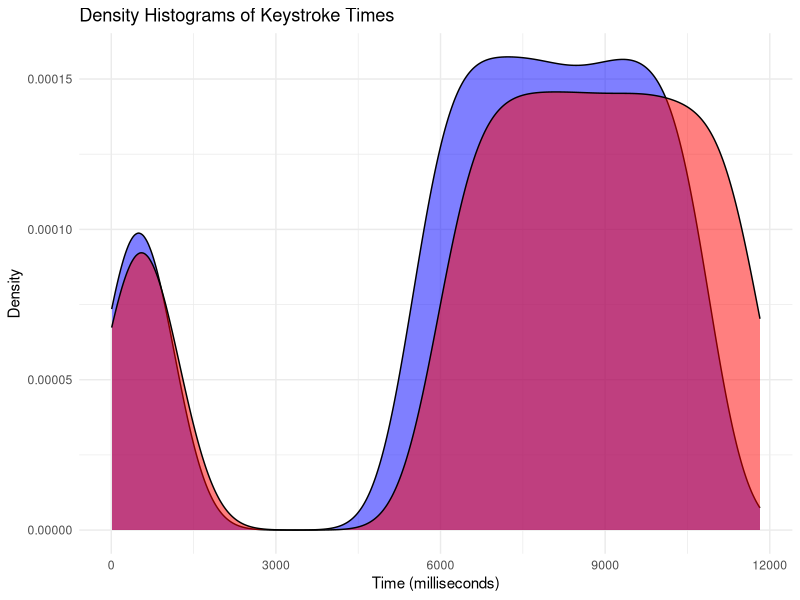

Source code (R):
## ---- chunk 1
knitr::opts_chunk$set(echo = TRUE)
## ---- chunk 2


# Load libraries
library(ggplot2)

# Load keystroke timing data for users A and B
data_A <- read.table("personKeyTimingA.txt", header = FALSE, sep = ",")
data_B <- read.table("personKeyTimingB.txt", header = FALSE, sep = ",")

# Plot density histograms
ggplot() +
  geom_density(aes(x = data_A$V1), fill = "blue", alpha = 0.5, label = "User A") +
  geom_density(aes(x = data_B$V1), fill = "red", alpha = 0.5, label = "User B") +
  labs(title = "Density Histograms of Keystroke Times",
       x = "Time (milliseconds)",
       y = "Density") +
  scale_fill_manual(values = c("blue", "red")) +
  theme_minimal()


mu_A <- mean(data_A$V1)
sigma_A <- sd(data_A$V1)

mu_B <- mean(data_B$V1)
sigma_B <- sd(data_B$V1)


time_email <- as.numeric(read.table("email.txt", header = FALSE, sep = ",")$V1)

# Calculate likelihood ratios
likelihood_ratio_A <- dnorm(time_email, mean = mu_A, sd = sigma_A)
likelihood_ratio_B <- dnorm(time_email, mean = mu_B, sd = sigma_B)

# Calculate the final likelihood ratio
final_likelihood_ratio <- likelihood_ratio_A / likelihood_ratio_B

# Print the result
cat("Likelihood Ratio (A:B) =", mean(final_likelihood_ratio), "\n")

